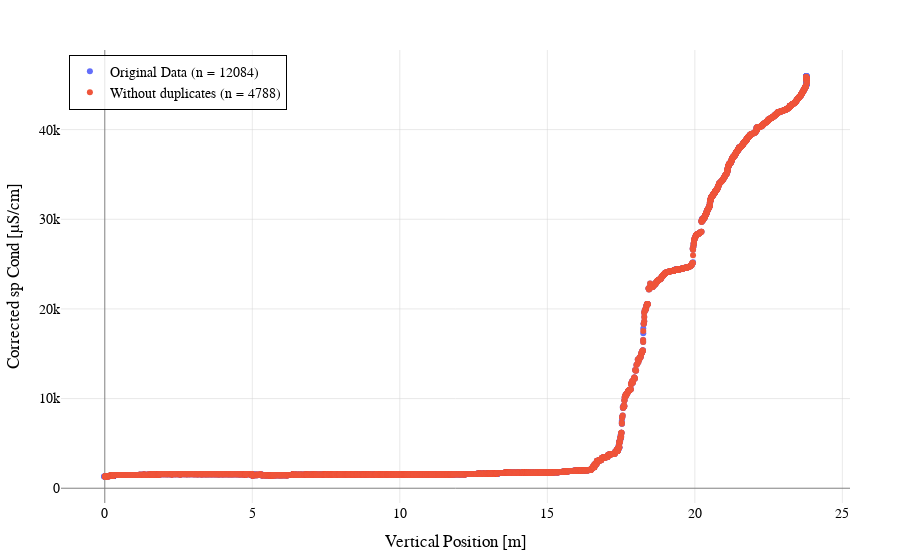

The code cell stored with this chart in its notebook:
### Code cell
plots.plot_data(x_row, y_row, 
                secondary_x=x_ave, secondary_y=y_ave,
                trace_names=['Original Data', 'Without duplicates'], plot_mode='markers'
                )

### Figure 1 — Plotly figure (JSON) as saved in the notebook; plotly's stock layout.template omitted (floating-point values rounded to 4 significant figures; data arrays with more than 128 entries replaced by an {"elided": "..."} marker saying what was removed)
{"data": [{"mode": "markers", "name": "Original Data (n = 12084)", "type": "scatter", "x": {"elided": "12084 float values"}, "y": {"elided": "12084 float values"}}, {"mode": "markers", "name": "Without duplicates (n = 4788)", "type": "scatter", "x": {"elided": "4788 float values"}, "y": {"elided": "4788 float values"}}], "layout": {"font": {"color": "black", "family": "Arial, sans-serif", "size": 14}, "legend": {"bgcolor": "rgba(255, 255, 255, 0.8)", "bordercolor": "black", "borderwidth": 1, "x": 0.01, "xanchor": "left", "y": 0.99, "yanchor": "top"}, "margin": {"b": 50, "l": 50, "r": 50, "t": 50}, "title": {"text": "", "x": 0.5, "xanchor": "center", "y": 0.95, "yanchor": "top"}, "xaxis": {"gridcolor": "LightGray", "gridwidth": 0.5, "showgrid": true, "title": {"text": "Vertical Position [m]"}, "zeroline": true, "zerolinecolor": "Gray", "zerolinewidth": 1}, "yaxis": {"gridcolor": "LightGray", "gridwidth": 0.5, "showgrid": true, "title": {"text": "Corrected sp Cond [µS/cm]"}, "zeroline": true, "zerolinecolor": "Gray", "zerolinewidth": 1}}}
